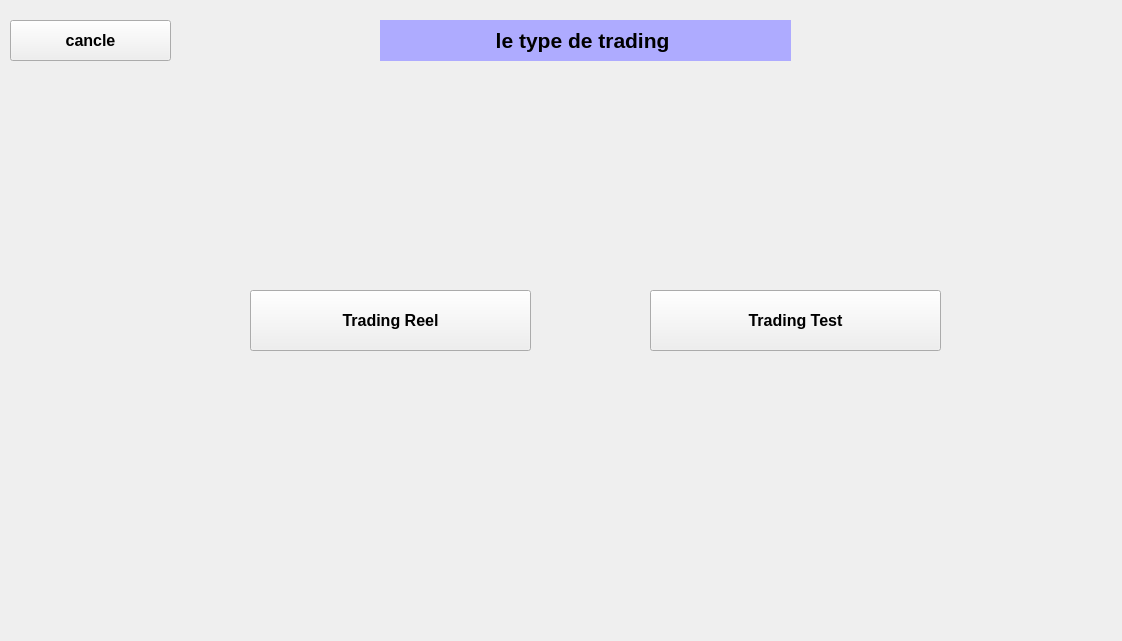
<?xml version="1.0" encoding="UTF-8"?>
<ui version="4.0">
 <class>Form</class>
 <widget class="QWidget" name="Form">
  <property name="geometry">
   <rect>
    <x>0</x>
    <y>0</y>
    <width>1122</width>
    <height>641</height>
   </rect>
  </property>
  <property name="windowTitle">
   <string>Form</string>
  </property>
  <widget class="QPushButton" name="real">
   <property name="geometry">
    <rect>
     <x>250</x>
     <y>290</y>
     <width>281</width>
     <height>61</height>
    </rect>
   </property>
   <property name="font">
    <font>
     <pointsize>12</pointsize>
     <weight>75</weight>
     <bold>true</bold>
    </font>
   </property>
   <property name="text">
    <string>Trading Reel</string>
   </property>
  </widget>
  <widget class="QPushButton" name="test">
   <property name="geometry">
    <rect>
     <x>650</x>
     <y>290</y>
     <width>291</width>
     <height>61</height>
    </rect>
   </property>
   <property name="font">
    <font>
     <pointsize>12</pointsize>
     <weight>75</weight>
     <bold>true</bold>
    </font>
   </property>
   <property name="text">
    <string>Trading Test</string>
   </property>
  </widget>
  <widget class="QLabel" name="label">
   <property name="geometry">
    <rect>
     <x>380</x>
     <y>20</y>
     <width>411</width>
     <height>41</height>
    </rect>
   </property>
   <property name="font">
    <font>
     <pointsize>16</pointsize>
     <weight>75</weight>
     <bold>true</bold>
    </font>
   </property>
   <property name="styleSheet">
    <string notr="true">background-color: rgb(174, 171, 255);</string>
   </property>
   <property name="text">
    <string>le type de trading </string>
   </property>
   <property name="alignment">
    <set>Qt::AlignCenter</set>
   </property>
  </widget>
  <widget class="QPushButton" name="cancle">
   <property name="geometry">
    <rect>
     <x>10</x>
     <y>20</y>
     <width>161</width>
     <height>41</height>
    </rect>
   </property>
   <property name="font">
    <font>
     <pointsize>12</pointsize>
     <weight>75</weight>
     <bold>true</bold>
    </font>
   </property>
   <property name="text">
    <string>cancle</string>
   </property>
  </widget>
 </widget>
 <resources/>
 <connections/>
</ui>
